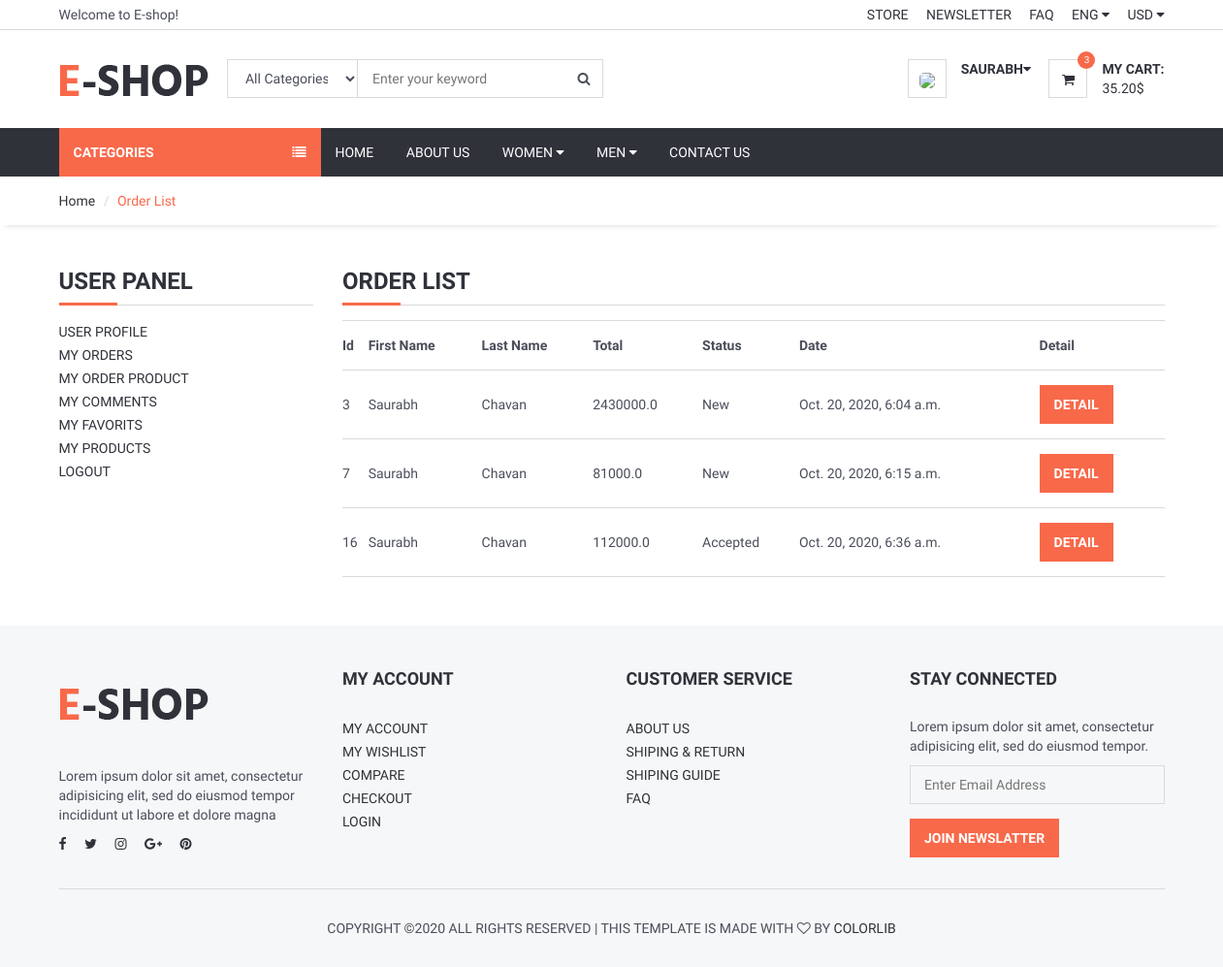
The app's page /user/orders/ (signed in), older data.
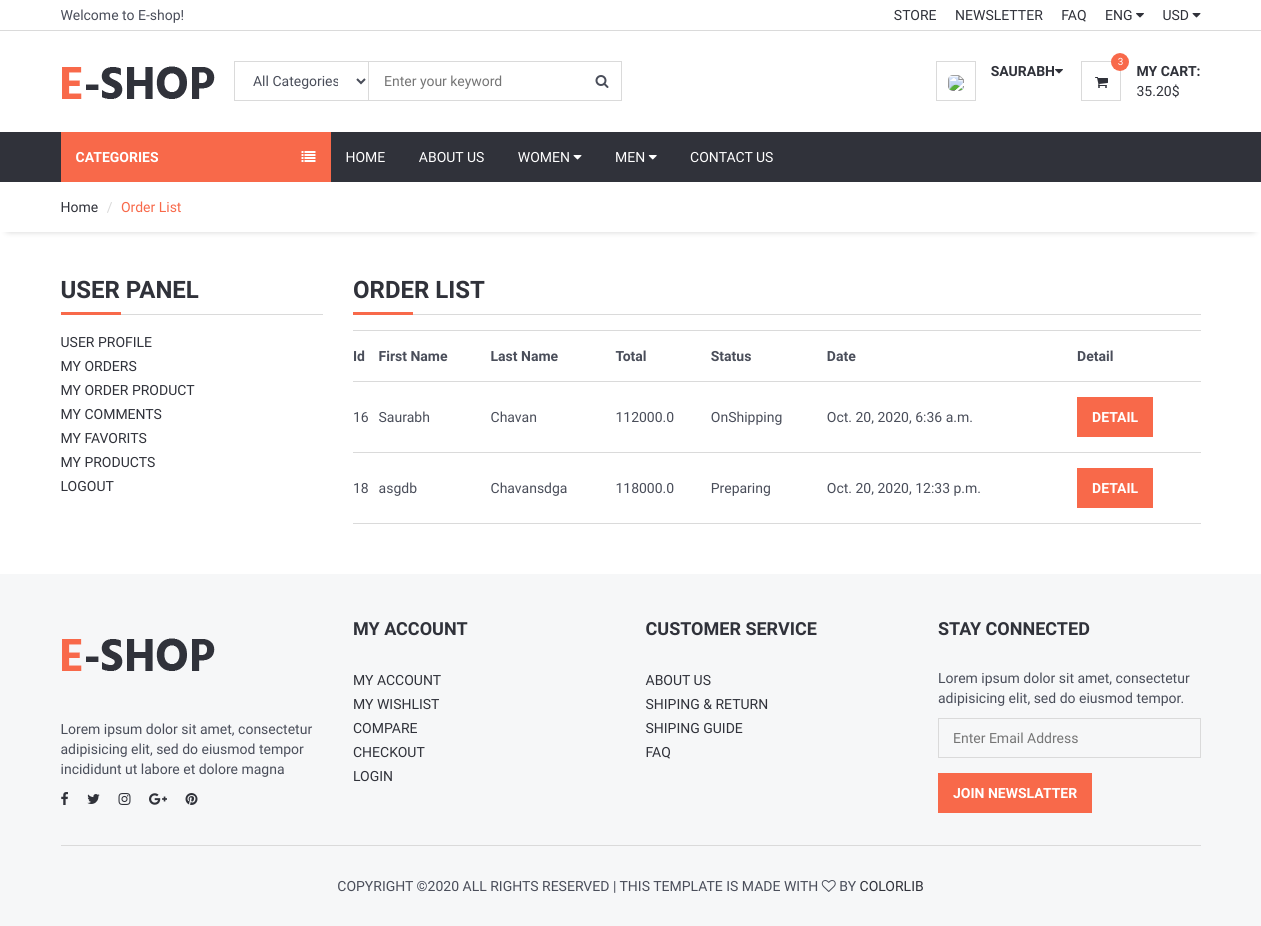
The same page, newer data.
### order/models.py (models this page shows, shortened)
class Order(models.Model):
    STATUS = (
        ('New', 'New'),
        ('Accepted', 'Accepted'),
        ('Preparing', 'Preparing'),
        ('OnShipping', 'OnShipping'),
        ('Completed', 'Completed'),
        ('Canceled', 'Canceled'),
    )
    user = models.ForeignKey(User, on_delete=models.SET_NULL, null=True)
    code = models.CharField(max_length=5, editable=False)
    first_name = models.CharField(max_length=10)
    last_name = models.CharField(max_length=10)
    phone = models.CharField(blank=True, max_length=20)
    address = models.CharField(blank=True, max_length=150)
    city = models.CharField(blank=True, max_length=20)
    country = models.CharField(blank=True, max_length=20)
    total = models.FloatField()
    status = models.CharField(max_length=10, choices=STATUS, default='New')
    ip = models.CharField(blank=True, max_length=20)
    adminnote = models.CharField(blank=True, max_length=100)
    create_at = models.DateTimeField(auto_now_add=True)
    update_at = models.DateTimeField(auto_now=True)

### user/views.py (the view)
# urls.py: path('orders/', views.user_orders, name='user_orders'),
def user_orders(request):
    category = Category.objects.all()
    current_user = request.user
    orders = Order.objects.filter(user_id=current_user.id)
    context = {'category': category,
               'orders': orders,
               }
    return render(request, 'user_orders.html', context)

### user/templates/user_orders.html (shortened to what this page needs)
{% extends 'ecombase.html' %}
{% block sidebar %} {% include 'sidebar.html' %} {% endblock %}
{% block body %}
    <div id="breadcrumb">
        <div class="container">
            <ul class="breadcrumb">
                <li><a href="/">Home</a></li>
                <li class="active">Order List</li>
            </ul>
        </div>
    </div>
    <div class="section">
        <div class="container">
            <div class="row">
                <div class="col-md-3">
                    {% include "user_panel.html" %}
                </div>
                <div class="col-md-9">
                    <div class="order-summary clearfix">
                        <div class="section-title">
                            <h3 class="title">Order List</h3>
                        </div>
                        <table class="shopping-cart-table table">
                            <tr>
                                <th class="text-left">Id </th>
                                <th class="text-left">First Name </th>
                                <th class="text-left">Last Name </th>
                                <th class="text-left">Total </th>
                                <th class="text-left">Status </th>
                                <th class="text-left">Date </th>
                                <th class="text-left">Detail </th>
                            </tr>
                            {% for rs in orders %}
                                <tr>
                                    <td class="text-left">{{ rs.id}} </td>
                                    <td class="text-left">{{ rs.first_name}} </td>
                                    <td class="text-left">{{ rs.last_name}} </td>
                                    <td class="text-left">{{ rs.total}} </td>
                                    <td class="text-left">{{ rs.status}} </td>
                                    <td class="text-left">{{ rs.create_at}} </td>
                                    <td class="text-left"><a class="primary-btn" href="/user/orderdetail/{{ rs.id }}"> Detail </a></td>
                                </tr>
                            {% endfor %}
                        </table>
                    </div>
                </div>
            </div>
        </div>
    </div>
{% endblock %}

Row changes from the older to the newer data that the page shows:
removed Order: id "3", first_name "Saurabh", last_name "Chavan", total "2430000.0", status "New", create_at "Oct. 20, 2020, 6:04 a.m."
removed Order: id "7", first_name "Saurabh", last_name "Chavan", total "81000.0", status "New", create_at "Oct. 20, 2020, 6:15 a.m."
changed Order "Saurabh": status "Accepted" → "OnShipping"
added Order: id "18", first_name "asgdb", last_name "Chavansdga", total "118000.0", status "Preparing", create_at "Oct. 20, 2020, 12:33 p.m."
